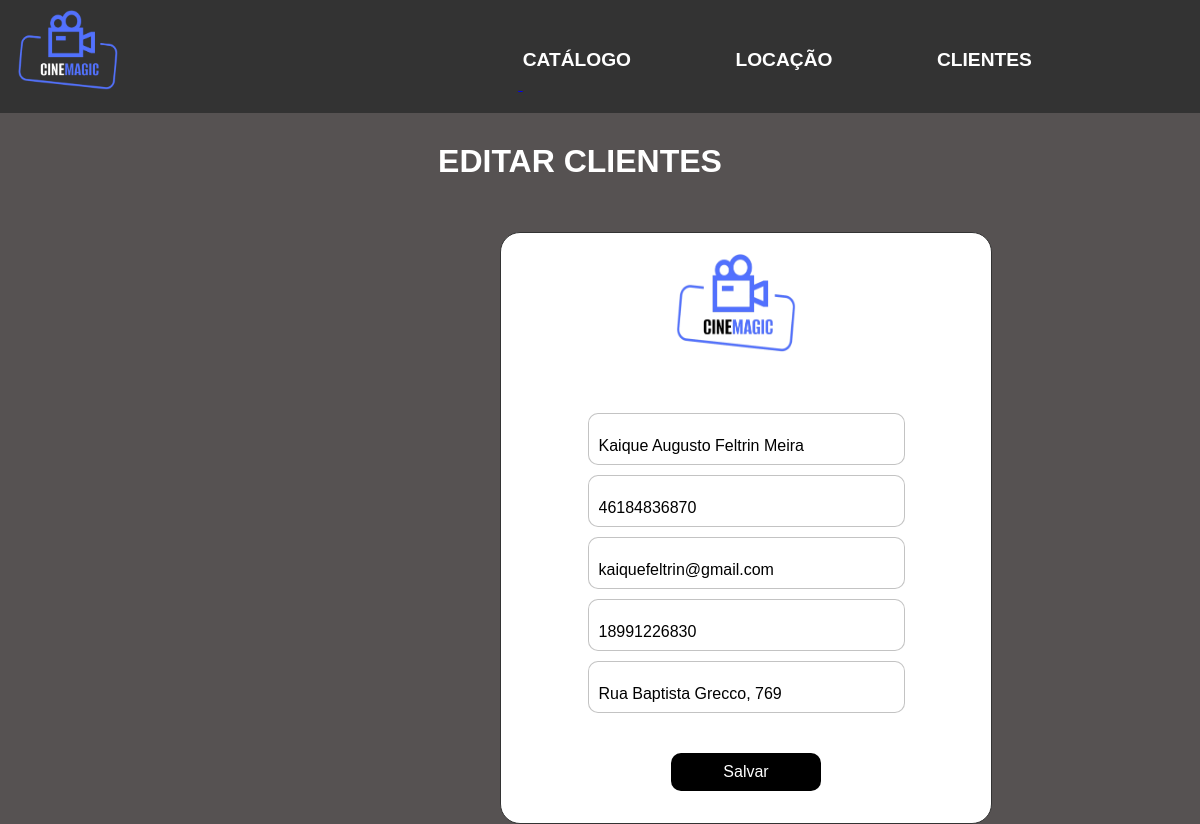
/editarCliente/1, run on the app's committed database.
### tables this page shows
CREATE TABLE Cliente(ID INTEGER PRIMARY KEY,NomeDoCliente TEXT,Cpf, Email, Telefone, Endereco);

### app.py (the view)
@app.route('/editarCliente/<id>', methods=['GET'])
def editarCliente(id):
    banco = ligar_banco()
    cursor = banco.cursor()
    cursor.execute('SELECT * FROM Cliente WHERE ID=?;', (id,))
    encontrado = cursor.fetchone()
    return render_template('EditarClientes.html', Cliente = encontrado, Titulo="Editar Cliente")

### app.py (called while the page is built)
def ligar_banco():
    banco = g._database = sqlite3.connect('banco.db')
    return banco

### templates/EditarClientes.html (shortened to what this page needs)
<!DOCTYPE html>
<html lang="pt-BR">
<head>
    <link rel="stylesheet" href="../static/estiloEditarClientes.css">
    <link rel="stylesheet" href="https://unpkg.com/swiper/swiper-bundle.min.css"/>
    <link href="grid/simple-grid.min.css" rel="stylesheet">
</head>
<body>
<header class="cabecalho">
    <div>
        <a href="/home"> <img  class="Logo" src="../static/Imagens/logo.png" width="150px"> </a>
        <a href="/catalogo" class="menu__link">CATÁLOGO</a>
        <a href="/locacao" class="menu__link">LOCAÇÃO</a>
        <a href="/clientes" class="menu__link">CLIENTES</a>
    </div>
</header>
<h1 class="texto">EDITAR CLIENTES</h1>
<form class="form" action="/alterarCliente/{{ Cliente [0] }}" method="post">
    <img class="imgLogin" src="../static/Imagens/logo2.png" alt="Logo" width="200px">
        <div class="flex">
            <label>
                <input class="input" name="nome" type="text" value="{{ Cliente [1] }}" placeholder="Nome" required="">
            </label>
        </div>
    <label>
        <input class="input" name="cpf" value="{{ Cliente [2] }}" type="number" placeholder="CPF" required="">
    </label>
    <label>
        <input class="input" name="email" value="{{ Cliente [3] }}" type="text" placeholder="Email" required="">
    </label>
    <label>
        <input class="input" name="telefone" value="{{ Cliente [4] }}" type="number" placeholder="Telefone" required="">
    </label>
    <label>
        <input class="input" name="endereco" value="{{ Cliente [5] }}" type="text" placeholder="Endereço" required="">
    </label>
    <div class="submit2">
        <a href="/clientes" ><button  class="submit1">Salvar</button></a>
    </div>
</form>
</body>
</html>

### static/estiloEditarClientes.css (style rules this page uses)
body { font-family: Arial, sans-serif; text-align: center; background-attachment: fixed; background-repeat: no-repeat; background-size: cover; margin: 0px; background-color: #565252; }
header { align-items: center; justify-items: center; background-color: #333; padding: 10px 20px; }
.Logo { margin-right: 400px; height: 80px; width: 100px; margin-left: -50px; }
.menu__link { margin-right: 100px; margin-bottom: -50px; text-align: center; }
.menu__link { color: #ffffff; line-height: 2; position: relative; bottom: 1.5rem; transition: width .4s, left .4s; content: ''; font-weight: bold; text-decoration: none; width: 100%; left: 0; font-size: larger; }
.menu__link::before { content: ''; width: 0; height: 2px; border-radius: 2px; background-color: #ffffff; position: absolute; bottom: -.25rem; left: 50%; transition: width .4s, left .4s; }
.texto { display: block; font-size: 2em; font-weight: 700; unicode-bidi: isolate; margin-right: 40px; margin-top: 30px; color: #FFFFFF; }
.form { display: flex; flex-direction: column; gap: 10px; padding: 20px; border-radius: 20px; position: relative; background-color: #fff; color: #fff; border: 1px solid #333; height: 550px; width: 450px; top: 30px; left: 500px; }
.imgLogin { margin-left: 155px; margin-bottom: 50px; height: 100px; width: 120px; }
.form label { position: relative; }
.form label .input { color: #000000; width: 300px; height: 25px; padding: 20px 05px 05px 10px; border: 1px solid rgba(105, 105, 105, 0.397); border-radius: 10px; }
.input { font-size: medium; color: #FFFFFF; }
.submit1 { border: none; outline: none; padding: 10px; border-radius: 10px; color: #fff; font-size: 16px; background-color: #000; width: 150px; align-self: center; margin-top: 30px; }
.submit2 { justify-content: space-between; }

### data on the page
Cliente: nome "Kaique Augusto Feltrin Meira", cpf "46184836870", email "kaiquefeltrin@gmail.com", telefone "18991226830", endereco "Rua Baptista Grecco, 769"
